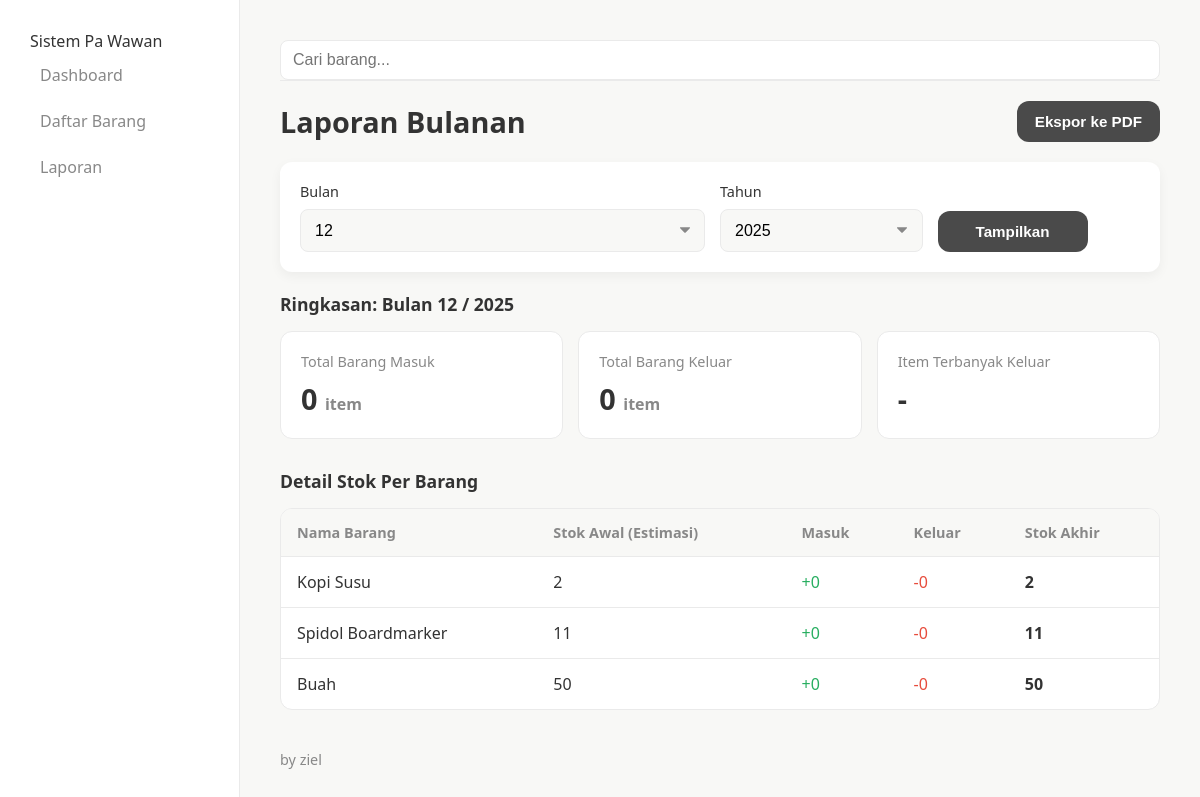
/laporan, run on an earlier commit of the app's database.
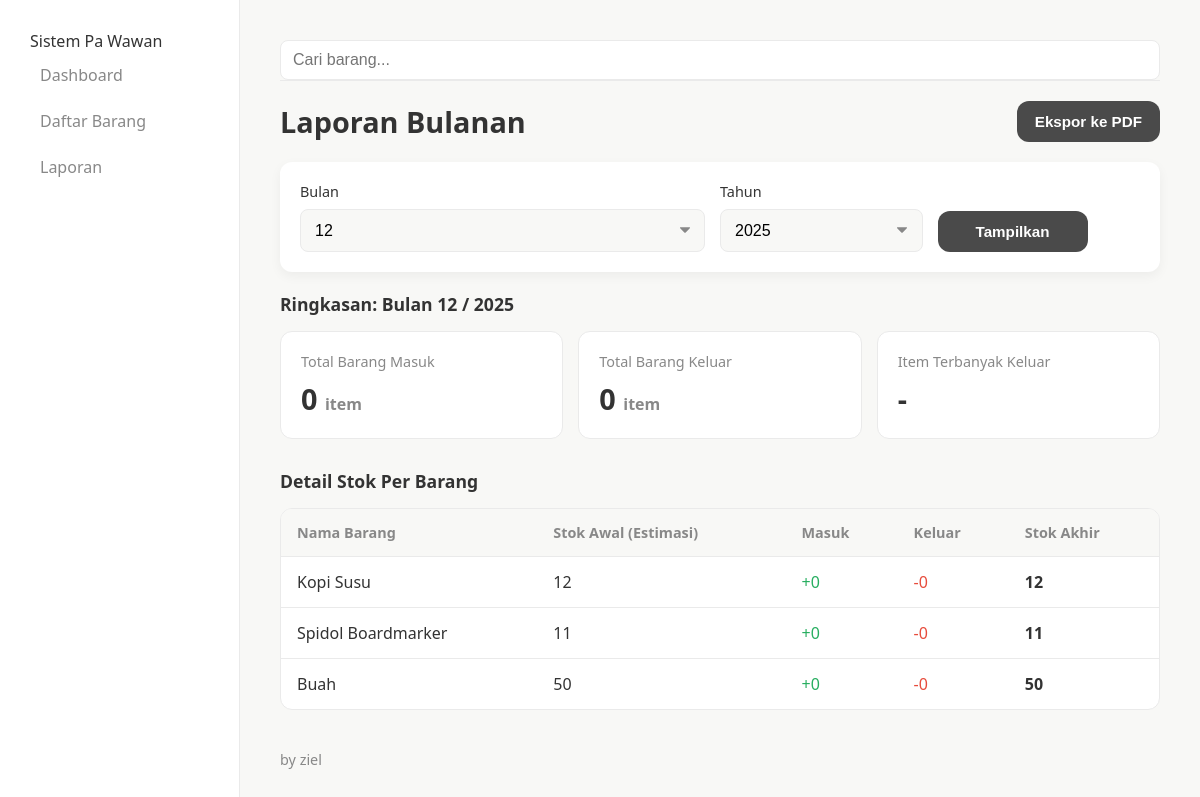
And on a later commit of the database.
### app.py (models this page shows, shortened)
class Product(db.Model):
    __tablename__ = 'products'
    id = db.Column(db.Integer, primary_key=True)
    nama_barang = db.Column(db.String(255), nullable=False)
    sku = db.Column(db.String(100), unique=True, nullable=True)
    satuan= db.Column(db.String(50), nullable=False)
    kategori = db.Column(db.String(100), nullable=True)
    stok = db.Column(db.Integer, nullable=False, default=0)
    stock_minimum = db.Column(db.Integer, nullable=True,default=0)
    deskripsi = db.Column(db.Text, nullable=True)
    created_by = db.Column(db.Integer, db.ForeignKey('users.id'))
    created_at = db.Column(
        db.DateTime(timezone=True),
        server_default=func.now()
    )
    updated_at = db.Column(
        db.DateTime(timezone=True),
        server_default=func.now(),
        onupdate=func.now()
    )

### app.py (the view, shortened to what this page needs)
@app.route('/laporan')
def laporan():
    import datetime
    sekarang = datetime.datetime.now()
    bulan_filter = request.args.get('bulan', type=int, default=sekarang.month)
    tahun_filter = request.args.get('tahun', type=int, default=sekarang.year)
    transaksi_list = Transaction.query.filter(
        extract('month', Transaction.tanggal_transaksi) == bulan_filter,
        extract('year', Transaction.tanggal_transaksi) == tahun_filter
    ).all()
    rekap = {}
    semua_produk = Product.query.all()
    for p in semua_produk:
        rekap[p.id] = {
            'nama': p.nama_barang,
            'stok_akhir': p.stok, # Stok real-time saat ini
            'masuk': 0,
            'keluar': 0
        }
    total_masuk_semua = 0
    total_keluar_semua = 0
    for pid, data in rekap.items():
        data['stok_awal'] = data['stok_akhir'] - data['masuk'] + data['keluar']
    laporan_data = list(rekap.values())
    item_terbanyak_keluar = "-"
    max_keluar = 0
    for data in laporan_data:
        if data['keluar'] > max_keluar:
            max_keluar = data['keluar']
            item_terbanyak_keluar = data['nama']
    return render_template(
        'laporan.html',
        laporan=laporan_data,
        bulan=bulan_filter,
        tahun=tahun_filter,
        total_masuk=total_masuk_semua,
        total_keluar=total_keluar_semua,
        top_item=item_terbanyak_keluar
    )

### app.py (called while the page is built)
@app.context_processor
def inject_products():
    try:
        products = Product.query.order_by(Product.nama_barang).all()
        return dict(list_semua_barang=products)
    except:
        return dict(list_semua_barang=[])

### templates/laporan.html (shortened to what this page needs)
{% extends "layout.html" %}
{% block content %}
    <div class="page-header">
        <h2>Laporan Bulanan</h2>
        <button class="btn btn-primary" id="btnExportReport" onclick="window.print()">
            Ekspor ke PDF
        </button>
    </div>
    <section class="filter-section no-print">
        <form class="report-filter-form" method="GET" action="{{ url_for('laporan') }}">
            <div class="form-group">
                <label for="filterBulan">Bulan</label>
                <select id="filterBulan" name="bulan">
                    {% for i in range(1, 13) %}
                        <option value="{{ i }}" {% if i == bulan %}selected{% endif %}>
                            {{ i }} </option>
                    {% endfor %}
                </select>
            </div>
            <div class="form-group">
                <label for="filterTahun">Tahun</label>
                <select id="filterTahun" name="tahun">
                    <option value="2025" {% if tahun == 2025 %}selected{% endif %}>2025</option>
                </select>
            </div>
            <button type="submit" class="btn btn-primary">Tampilkan</button>
        </form>
    </section>
    <section class="summary-section">
        <h3>Ringkasan: Bulan {{ bulan }} / {{ tahun }}</h3>
        <div class="summary-grid">
            <div class="summary-card">
                <span>Total Barang Masuk</span>
                <strong>{{ total_masuk }} <small>item</small></strong>
            </div>
            <div class="summary-card">
                <span>Total Barang Keluar</span>
                <strong>{{ total_keluar }} <small>item</small></strong>
            </div>
            <div class="summary-card">
                <span>Item Terbanyak Keluar</span>
                <strong>{{ top_item }}</strong>
            </div>
        </div>
    </section>
    <section class="report-details">
        <h3>Detail Stok Per Barang</h3>
        <div class="table-responsive-container">
            <table class="report-table">
                <thead>
                    <tr>
                        <th>Nama Barang</th>
                        <th>Stok Awal (Estimasi)</th>
                        <th>Masuk</th>
                        <th>Keluar</th>
                        <th>Stok Akhir</th>
                    </tr>
                </thead>
                <tbody>
                    {% for item in laporan %}
                    <tr>
                        <td>{{ item.nama }}</td>
                        <td>{{ item.stok_awal }}</td>
                        <td><span class="text-masuk">+{{ item.masuk }}</span></td>
                        <td><span class="text-keluar">-{{ item.keluar }}</span></td>
                        <td><strong>{{ item.stok_akhir }}</strong></td>
                    </tr>
                    {% endfor %}
                </tbody>
            </table>
        </div>
    </section>
{% endblock %}

### templates/layout.html (shortened to what this page needs)
<!DOCTYPE html>
<html lang="id">
<head>
    <link rel="stylesheet" href="{{ url_for('static', filename='style.css') }}">
</head>
<body>
    <aside class="sidebar" id="sidebar">
        <div class_logo" ...>Sistem Pa Wawan</div>
        <nav>
            <ul>
                <li><a href="{{ url_for('dashboard') }}">Dashboard</a></li>
                <li><a href="{{ url_for('daftar_barang') }}">Daftar Barang</a></li>
                <li><a href="{{ url_for('laporan') }}">Laporan</a></li>
            </ul>
        </nav>
    </aside>
    <div class="app-container">
        <main class="main-content">
            <div class="search-bar-container" id="searchBarContainer">
                <div style="position: relative;">
                    <input type="text" id="globalSearchInput" placeholder="Cari barang..." autocomplete="off">
                </div>
            </div>
            {% block content %}
            {% endblock %}
            <footer class="app-footer">by ziel</footer>
        </main>
    </div>
</body>
</html>

What changed in the data, as far as the page shows it:
changed Product "Kopi Susu": stok_awal "2" → "12"; stok_akhir "2" → "12"
